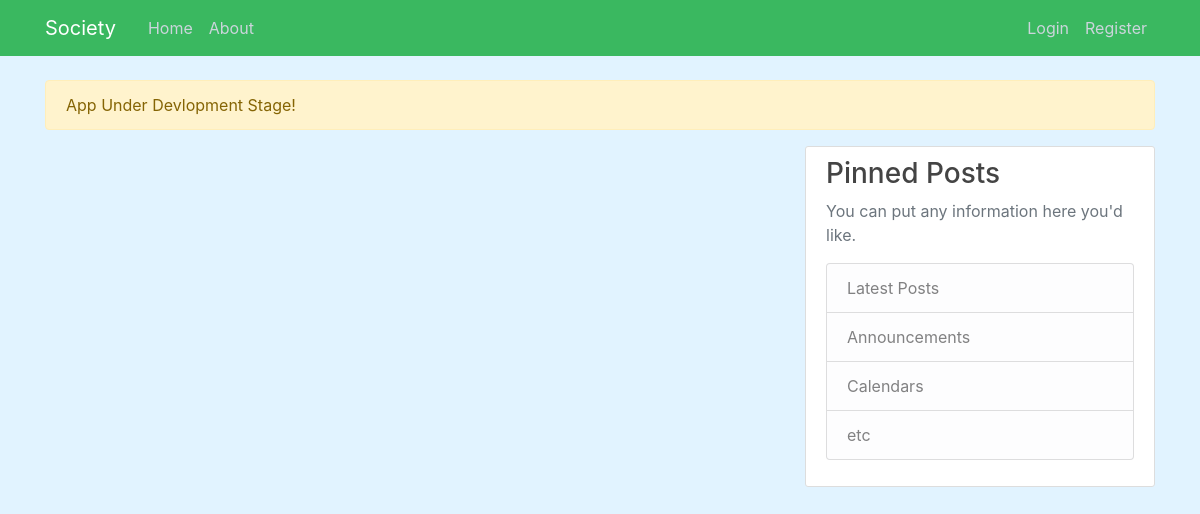
Page /home on the earlier database version.
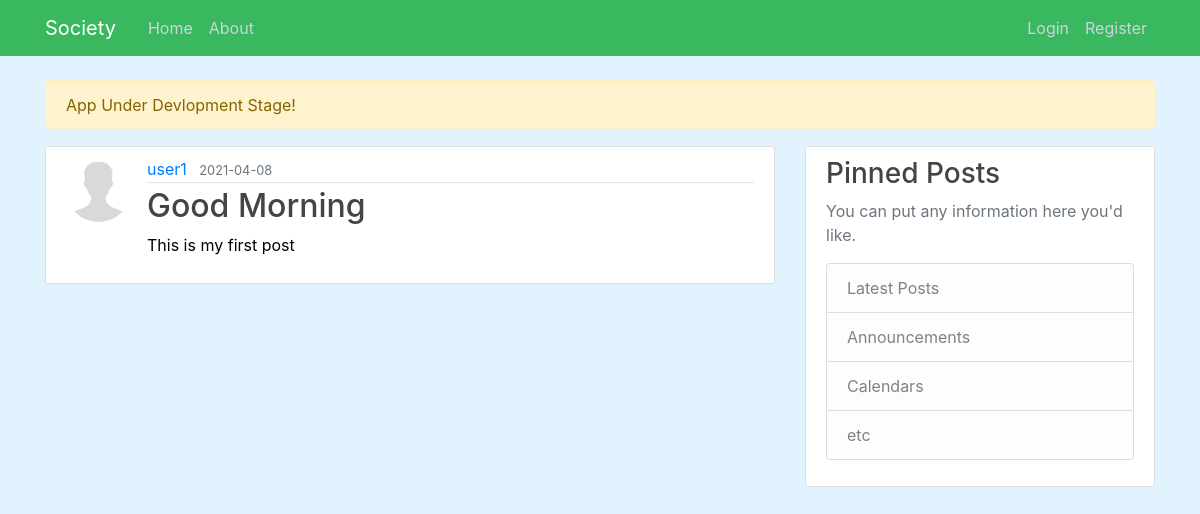
Same page on the later database version.
### website/models.py (models this page shows, shortened)
class Post(db.Model):
    id = db.Column(db.Integer, primary_key=True)
    title = db.Column(db.String(100), nullable=False)
    date_posted = db.Column(db.DateTime, nullable=False, default=datetime.utcnow)
    content = db.Column(db.Text, nullable=False)
    user_id = db.Column(db.Integer, db.ForeignKey('user.id'), nullable=False)

class User(db.Model, UserMixin):
    id = db.Column(db.Integer, primary_key=True)
    username = db.Column(db.String(20), unique=True, nullable=False)
    email = db.Column(db.String(120), unique=True, nullable=False)
    image_file = db.Column(db.String(20), nullable=False, default='default.jpg')
    password = db.Column(db.String(60), nullable=False)
    posts = db.relationship('Post', backref='author', lazy=True)

### website/routes.py (the view)
@app.route("/")
@app.route("/home")
def home():
    posts = Post.query.all()
    return render_template('home.html', posts=posts)

### website/templates/home.html
{% extends "layout.html" %}
{% block content %}
    {% for post in posts %}
        <article class="media content-section">
          <img class="rounded-circle article-img" src="{{ url_for('static', filename='profile_pics/' + post.author.image_file) }}">
          <div class="media-body">
            <div class="article-metadata">
              <a class="mr-2" href="#">{{ post.author.username }}</a>
              <small class="text-muted">{{ post.date_posted.strftime('%Y-%m-%d') }}</small>
            </div>
            <h2><a class="article-title" href="{{ url_for('post', post_id=post.id) }}">{{ post.title }}</a></h2>
            <p class="article-content">{{ post.content }}</p>
          </div>
        </article>
    {% endfor %}
{% endblock content %}

### website/templates/layout.html (shortened to what this page needs)
<!DOCTYPE html>
<html>
<head>
    <link rel="stylesheet" href="https://maxcdn.bootstrapcdn.com/bootstrap/4.0.0/css/bootstrap.min.css">
    <link rel="stylesheet" type="text/css" href="{{ url_for('static', filename='main.css') }}">
</head>
<body>
    <header class="site-header">
      <nav class="navbar navbar-expand-md navbar-dark bg-steel fixed-top">
        <div class="container">
          <a class="navbar-brand mr-4" href="/">Society</a>
          <div class="collapse navbar-collapse" id="navbarToggle">
            <div class="navbar-nav mr-auto">
              <a class="nav-item nav-link" href="{{ url_for('home') }}">Home</a>
              <a class="nav-item nav-link" href="{{ url_for('about') }}">About</a>
            </div>
            <div class="navbar-nav">
              {% if current_user.is_authenticated %}
                <a class="nav-item nav-link" href="{{ url_for('new_post') }}">New Post</a>
                <a class="nav-item nav-link" href="{{ url_for('account') }}">Portfoliot</a>
                <a class="nav-item nav-link" href="{{ url_for('logout') }}">Logout</a>
              {% else %}
                <a class="nav-item nav-link" href="{{ url_for('login') }}">Login</a>
                <a class="nav-item nav-link" href="{{ url_for('register') }}">Register</a>
              {% endif %}
            </div>
          </div>
        </div>
      </nav>
    </header>
    <main role="main" class="container">
      <div class="alert alert-warning" role="alert">
        App Under Devlopment Stage!
      </div>
      <div class="row">
        <div class="col-md-8">
          {% block content %}{% endblock %}
        </div>
        <div class="col-md-4">
          <div class="content-section">
            <h3>Pinned Posts</h3>
            <p class='text-muted'>You can put any information here you'd like.
              <ul class="list-group">
                <li class="list-group-item list-group-item-light">Latest Posts</li>
                <li class="list-group-item list-group-item-light">Announcements</li>
                <li class="list-group-item list-group-item-light">Calendars</li>
                <li class="list-group-item list-group-item-light">etc</li>
              </ul>
            </p>
          </div>
        </div>
      </div>
    </main>
</body>
</html>

### website/static/main.css (style rules this page uses)
body { background: #e1f3ff; color: #000000; margin-top: 5rem; }
h1, h2, h3, h4, h5, h6 { color: #444444; }
.bg-steel { background-color: #3ab860; }
.site-header .navbar-nav .nav-link { color: #cbd5db; }
.content-section { background: #ffffff; padding: 10px 20px; border: 1px solid #dddddd; border-radius: 3px; margin-bottom: 20px; }
.article-title { color: #444444; }
.article-content { white-space: pre-line; }
.article-img { height: 65px; width: 65px; margin-right: 16px; }
.article-metadata { padding-bottom: 1px; margin-bottom: 4px; border-bottom: 1px solid #e3e3e3 }

Differences in the rows shown:
added Post: image_file (placeholder picture), author.username "user1", date_posted "2021-04-08", title "Good Morning", content "This is my first post"
